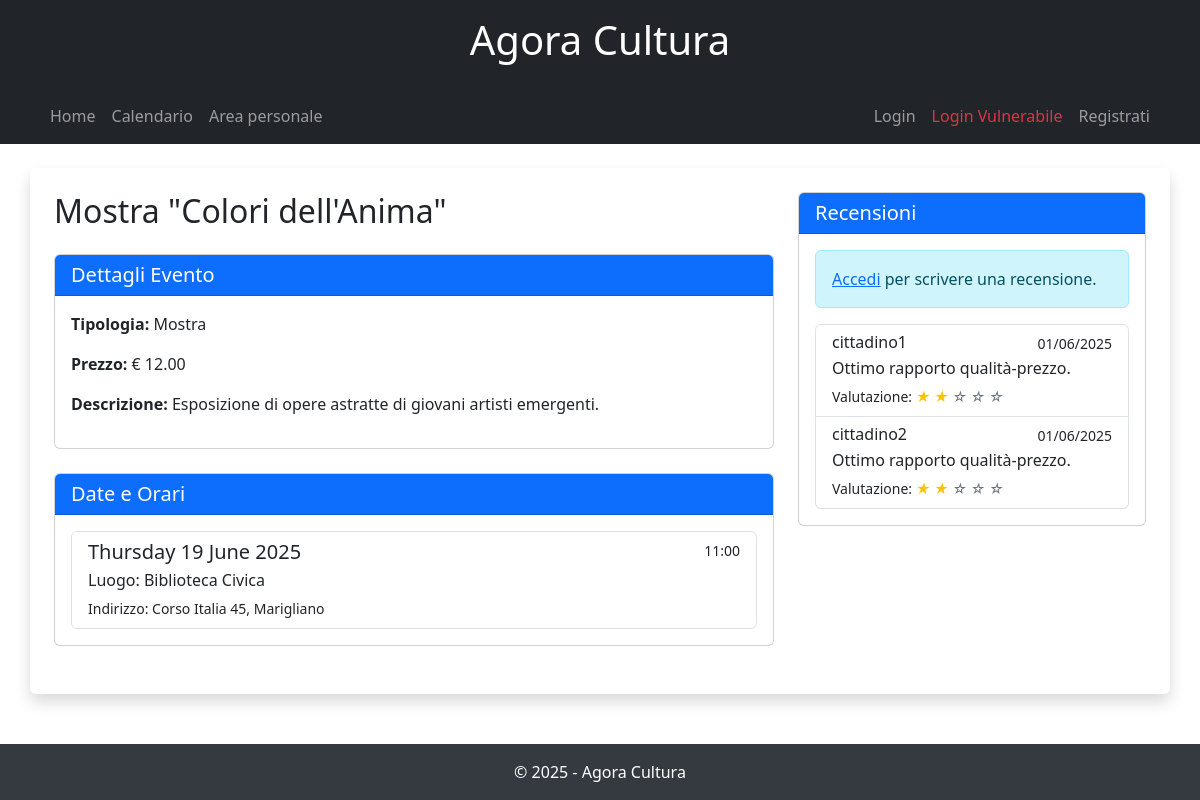
/evento/2/, run on the app's committed database.
### AgoraCultura/models.py (models this page shows, shortened)
class Evento(models.Model):
    titolo = models.CharField(max_length=100)
    descrizione = models.TextField()
    prezzo = models.DecimalField(max_digits=6, decimal_places=2)
    tipologia = models.CharField(max_length=100)
    evidenza = models.BooleanField(default=False)
    supervisionato = models.BooleanField(default=False)
    organizzatore = models.ForeignKey(Utente, on_delete=models.CASCADE, related_name='eventi_organizzati', null=True)
    categorie = models.ManyToManyField(Categoria, through='Associazione')

class Svolgimento(models.Model):
    evento = models.ForeignKey(Evento, on_delete=models.CASCADE)
    luogo = models.ForeignKey(Luogo, on_delete=models.CASCADE)
    data = models.DateField()
    orario = models.TimeField()
    videoprime = models.URLField(blank=True, null=True)

class Luogo(models.Model):
    nome = models.CharField(max_length=100)
    indirizzo = models.CharField(max_length=255)
    capienza = models.IntegerField()
    citta = models.CharField(max_length=100)

class Recensione(models.Model):
    utente = models.ForeignKey(Utente, on_delete=models.CASCADE)
    evento = models.ForeignKey(Evento, on_delete=models.CASCADE)
    testo = models.TextField()
    valutazione = models.IntegerField()
    data = models.DateField(auto_now_add=True)
    class Meta:
        unique_together = ('utente', 'evento')

class Utente(AbstractUser):
    RUOLI = (
        ('Cittadino', 'Cittadino'),
        ('Organizzatore', 'Organizzatore'),
        ('Amministratore', 'Amministratore'),
    )
    ruolo = models.CharField(max_length=20, choices=RUOLI)

### AgoraCultura/views.py (the view)
# urls.py: path('evento/<int:evento_id>/', views.dettaglio_evento, name='dettaglio_evento'),
def dettaglio_evento(request, evento_id):
    if request.user.is_authenticated:
        if request.user.ruolo == 'Organizzatore' and 'organizzatore_email' not in request.session:
            return redirect('login')
        elif request.user.ruolo == 'Amministratore' and 'amministratore_email' not in request.session:
            return redirect('login')
    evento = get_object_or_404(Evento, pk=evento_id)
    svolgimenti = Svolgimento.objects.filter(evento=evento).order_by('data', 'orario')
    recensioni = Recensione.objects.filter(evento=evento)
    return render(request, 'dettaglio_evento.html', {
        'evento': evento,
        'svolgimenti': svolgimenti,
        'recensioni': recensioni
    })

### templates/dettaglio_evento.html (shortened to what this page needs)
{% extends 'base.html' %}
{% block content %}
<div class="row">
    <div class="col-md-8">
        <h2 class="mb-4">{{ evento.titolo }}</h2>
        <div class="card mb-4">
            <div class="card-header bg-primary text-white">
                <h5 class="mb-0">Dettagli Evento</h5>
            </div>
            <div class="card-body">
                <p><strong>Tipologia:</strong> {{ evento.tipologia }}</p>
                <p><strong>Prezzo:</strong> € {{ evento.prezzo }}</p>
                <p><strong>Descrizione:</strong> {{ evento.descrizione }}</p>
            </div>
        </div>
        <div class="card mb-4">
            <div class="card-header bg-primary text-white">
                <h5 class="mb-0">Date e Orari</h5>
            </div>
            <div class="card-body">
                <div class="list-group">
                    {% for svolgimento in svolgimenti %}
                        <div class="list-group-item">
                            <div class="d-flex w-100 justify-content-between">
                                <h5 class="mb-1">{{ svolgimento.data|date:"l d F Y" }}</h5>
                                <small>{{ svolgimento.orario|time:"H:i" }}</small>
                            </div>
                            <p class="mb-1">Luogo: {{ svolgimento.luogo.nome }}</p>
                            <small>Indirizzo: {{ svolgimento.luogo.indirizzo }}, {{ svolgimento.luogo.citta }}</small>
                        </div>
                    {% empty %}
                        <div class="list-group-item">Nessuna data disponibile.</div>
                    {% endfor %}
                </div>
            </div>
        </div>
    </div>
    <div class="col-md-4">
        <div class="card mb-4">
            <div class="card-header bg-primary text-white">
                <h5 class="mb-0">Recensioni</h5>
            </div>
            <div class="card-body">
                {% if user.is_authenticated and user.ruolo != 'Organizzatore' %}
                    <a href="{% url 'recensione_evento' evento.id %}" class="btn btn-primary mb-3">Scrivi una recensione</a>
                {% elif not user.is_authenticated %}
                    <div class="alert alert-info mb-3">
                        <a href="{% url 'login' %}">Accedi</a> per scrivere una recensione.
                    </div>
                {% elif user.ruolo == 'Organizzatore' %}
                    <div class="alert alert-warning mb-3">
                        Gli organizzatori non possono lasciare recensioni.
                    </div>
                {% endif %}
                {% if recensioni %}
                    <div class="list-group">
                        {% for recensione in recensioni %}
                            <div class="list-group-item">
                                <div class="d-flex w-100 justify-content-between">
                                    <h6 class="mb-1">{{ recensione.utente.username }}</h6>
                                    <small>{{ recensione.data|date:"d/m/Y" }}</small>
                                </div>
                                <p class="mb-1">{{ recensione.testo }}</p>
                                <small>Valutazione:
                                    {% for i in "12345" %}
                                        {% if forloop.counter <= recensione.valutazione %}
                                            <i class="text-warning">★</i>
                                        {% else %}
                                            <i class="text-secondary">☆</i>
                                        {% endif %}
                                    {% endfor %}
                                </small>
                            </div>
                        {% endfor %}
                    </div>
                {% else %}
                    <div class="alert alert-light">
                        Nessuna recensione disponibile.
                    </div>
                {% endif %}
            </div>
        </div>
    </div>
</div>
{% endblock %}

### templates/base.html (style rules this page uses)
body { padding-bottom: 70px; }

### data on the page
Evento: titolo "Mostra \"Colori dell'Anima\"", tipologia "Mostra", prezzo "12.00", descrizione "Esposizione di opere astratte di giovani artisti emergenti."
Svolgimento: data "Thursday 19 June 2025", orario "11:00", luogo.nome "Biblioteca Civica", luogo.indirizzo "Corso Italia 45", luogo.citta "Marigliano"
Recensione: utente.username "cittadino1", data "01/06/2025", testo "Ottimo rapporto qualità-prezzo.", valutazione 2 (drawn)
Recensione: utente.username "cittadino2", data "01/06/2025", testo "Ottimo rapporto qualità-prezzo.", valutazione 2 (drawn)
